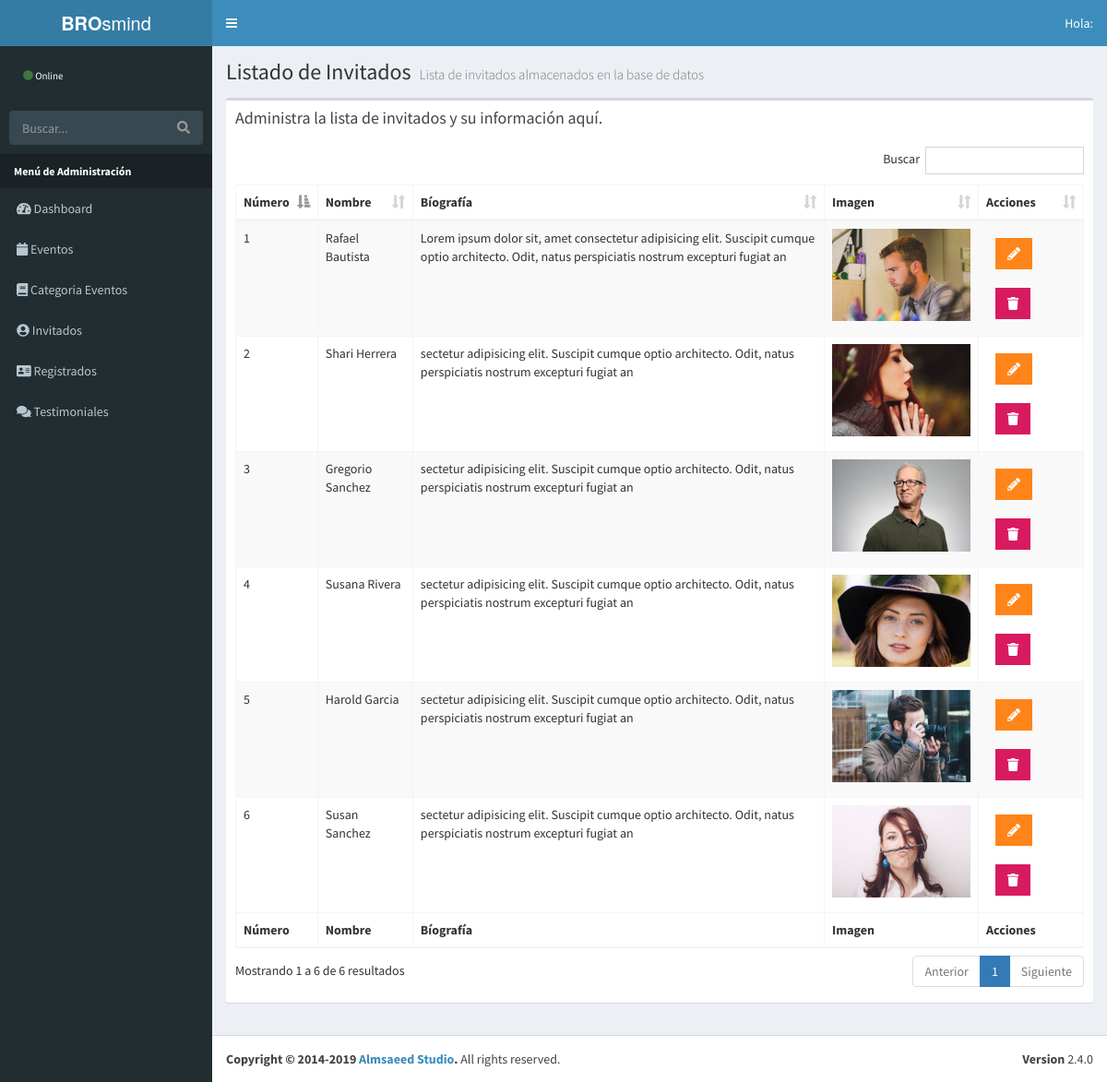
Screenshot of /admin/lista-invitado.php with the database file from the repository.
### tables this page shows
CREATE TABLE `invitados` (
  `id_invitado` tinyint(10) UNSIGNED NOT NULL,
  `nombre_invitado` varchar(30) NOT NULL,
  `apellido_invitado` varchar(30) NOT NULL,
  `descripcion` text NOT NULL,
  `url_imagen` varchar(50) DEFAULT NULL
);

### admin/lista-invitado.php (the view, shortened to what this page needs)
<?php
  include_once ('funciones/funciones.php');
  include_once ('templates/header.php');
  include_once ('templates/barra-superior.php');
  include_once ('templates/navegacion-lateral.php');
?>
  <div class="content-wrapper">
    <section class="content-header">
      <h1>
        Listado de Invitados
        <small>Lista de invitados almacenados en la base de datos</small>
      </h1>
    </section>
    <section class="content">
      <div class="row">
        <div class="col-xs-12">
          <div class="box">
            <div class="box-header">
              <h3 class="box-title"> Administra la lista de invitados y su información aquí.</h3>
            </div>
            <div class="box-body">
              <table id="registros" class="table table-bordered table-striped">
                <thead>
                  <tr>
                    <th>Número</th>
                    <th>Nombre</th>
                    <th>Bíografía</th>
                    <th>Imagen</th>
                    <th>Acciones</th>
                  </tr>
                </thead>
                <tbody>
                      <?php
                        try {
                          $sql = "SELECT * FROM invitados";
                          $respuesta = $coneccion->query($sql);
                        } catch(Exception $e){
                           $error = $e->getMessage();
                           echo $error;
                        }
                        $numero = 1;
                        while($invitado = $respuesta->fetch_assoc()){
                      ?>
                        <tr>
                          <td> <?php echo $numero; ?> </td>
                          <td> <?php echo $invitado['nombre_invitado'] . " " . $invitado['apellido_invitado']; ?> </td>
                          <td> <?php echo $invitado['descripcion']; ?> </td>
                          <td> <img src="../img/invitados/<?php echo $invitado['url_imagen']; ?>" alt="Imagen del invitado" width="150"> </td>
                          <td>
                            <a href="editar-invitado.php?id=<?php echo $invitado['id_invitado'];?>" class="btn bg-orange btn-flat margin">
                              <i class="fas fa-pencil-alt"></i>
                            </a>
                            <a href="#" data-id="<?php echo $invitado['id_invitado']; ?>" data-tipo="invitado" class="btn bg-maroon btn-flat margin borrar_registro">
                              <i class="fa fa-trash"></i>
                            </a>
                          </td>
                        </tr>
                      <?php
                        $numero++;
                        }
                      ?>
                </tbody>
                <tfoot>
                  <tr>
                    <th>Número</th>
                    <th>Nombre</th>
                    <th>Bíografía</th>
                    <th>Imagen</th>
                    <th>Acciones</th>
                  </tr>
                </tfoot>
              </table>
            </div>
          </div>
        </div>
      </div>
    </section>
  </div>
  <?php
      include_once ('templates/footer.php');
  ?>

### admin/templates/header.php (shortened to what this page needs)
<!DOCTYPE html>
<html>
<head>
  <link rel="stylesheet" href="css/bootstrap.min.css">
  <link rel="stylesheet" href="css/font-awesome.min.css">
  <link rel="stylesheet" href="css/ionicons.min.css">
  <link rel="stylesheet" href="css/dataTables.bootstrap.min.css">
  <link rel="stylesheet" href="css/AdminLTE.min.css">
  <link rel="stylesheet" href="css/skins/_all-skins.min.css">
  <link rel="stylesheet" href="css/sweetalert2.min.css">
  <link rel="stylesheet" href="css/bootstrap-datepicker.min.css">
  <link rel="stylesheet" href="css/select2.css">
  <link rel="stylesheet" href="css/bootstrap-timepicker.min.css">
  <link rel="stylesheet" href="css/fontawesome-iconpicker.min.css">
  <link rel="stylesheet" href="css/icheck.css">
  <link rel="stylesheet" href="css/morris.css">
  <link rel="stylesheet" href="css/admin.css">
</head>

### admin/templates/barra-superior.php (shortened to what this page needs)
<body class="hold-transition skin-blue sidebar-mini">
<div class="wrapper">
  <header class="main-header">
    <a href="../index.php" class="logo">
      <span class="logo-lg"><b>BRO</b>smind</span>
    </a>
    <nav class="navbar navbar-static-top">
      <a href="#" class="sidebar-toggle" data-toggle="push-menu" role="button">
      </a>
      <div class="navbar-custom-menu">
        <ul class="nav navbar-nav">
          <li class="dropdown user user-menu">
            <a href="#" class="dropdown-toggle" data-toggle="dropdown">
              <span class="hidden-xs">Hola: <?php echo $_SESSION['usuario']; ?></span>
            </a>
          </li>
        </ul>
      </div>
    </nav>
  </header>

### admin/templates/navegacion-lateral.php (shortened to what this page needs)
<aside class="main-sidebar">
  <section class="sidebar">
    <div class="user-panel">
      <div class="info">
        <a href="#"><i class="fa fa-circle text-success"></i> Online</a>
      </div>
    </div>
    <form action="#" method="get" class="sidebar-form">
      <div class="input-group">
        <input type="text" name="q" class="form-control" placeholder="Buscar...">
        <span class="input-group-btn">
              <button type="submit" name="search" id="search-btn" class="btn btn-flat"><i class="fa fa-search"></i>
              </button>
            </span>
      </div>
    </form>
    <ul class="sidebar-menu" data-widget="tree">
      <li class="header">Menú de Administración</li>
      <li class="treeview">
        <a href="#">
          <i class="fas fa-tachometer-alt"></i> <span>Dashboard</span>
        </a>
      </li>
      <li class="treeview">
        <a href="#">
          <i class="fa fa-calendar"></i>
          <span>Eventos</span>
        </a>
      </li>
      <li class="treeview">
        <a href="#">
          <i class="fa fa-book"></i>
          <span>Categoria Eventos</span>
        </a>
      </li>
      <li class="treeview">
        <a href="#">
          <i class="fa fa-user-circle"></i>
          <span>Invitados</span>
        </a>
      </li>
      <li class="treeview">
        <a href="#">
          <i class="fa fa-address-card"></i>
          <span>Registrados</span>
        </a>
      </li>
      <li class="treeview">
        <a href="#">
          <i class="fa fa-comments"></i>
          <span>Testimoniales</span>
        </a>
      </li>
    </ul>
  </section>
</aside>

### admin/templates/footer.php (shortened to what this page needs)
<footer class="main-footer">
    <div class="pull-right hidden-xs">
      <b>Version</b> 2.4.0
    </div>
    <strong>Copyright &copy; 2014-2019 <a href="https://adminlte.io">Almsaeed Studio</a>.</strong> All rights
    reserved.
  </footer>
</div>
</body>
</html>

### admin/css/admin.css (style rules this page uses)
.user-panel { height: 60px; }
.user-panel>.info { position: relative; left: auto; }
.skin-blue .sidebar-menu>li.header { color: white; font-weight: bold; }

### rows the page displays
invitados: nombre_invitado "Rafael", apellido_invitado "Bautista", descripcion "Lorem ipsum dolor sit, amet consectetur adipisicing elit. Suscipit cumque optio architecto. Odit, natus perspiciatis nostrum excepturi fugiat an", url_imagen (picture)
invitados: nombre_invitado "Shari", apellido_invitado "Herrera", descripcion "sectetur adipisicing elit. Suscipit cumque optio architecto. Odit, natus perspiciatis nostrum excepturi fugiat an", url_imagen (picture)
invitados: nombre_invitado "Gregorio", apellido_invitado "Sanchez", descripcion "sectetur adipisicing elit. Suscipit cumque optio architecto. Odit, natus perspiciatis nostrum excepturi fugiat an", url_imagen (picture)
invitados: nombre_invitado "Susana", apellido_invitado "Rivera", descripcion "sectetur adipisicing elit. Suscipit cumque optio architecto. Odit, natus perspiciatis nostrum excepturi fugiat an", url_imagen (picture)
invitados: nombre_invitado "Harold", apellido_invitado "Garcia", descripcion "sectetur adipisicing elit. Suscipit cumque optio architecto. Odit, natus perspiciatis nostrum excepturi fugiat an", url_imagen (picture)
invitados: nombre_invitado "Susan", apellido_invitado "Sanchez", descripcion "sectetur adipisicing elit. Suscipit cumque optio architecto. Odit, natus perspiciatis nostrum excepturi fugiat an", url_imagen (picture)
